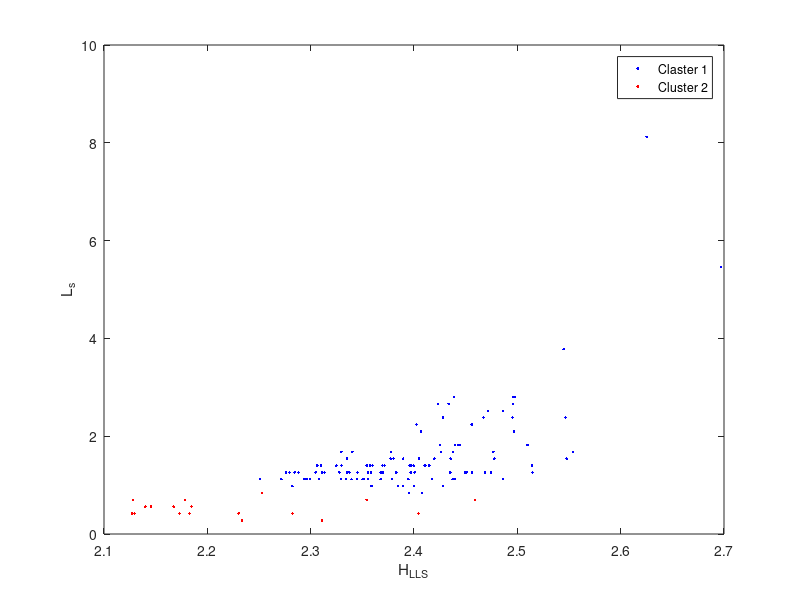

This figure's MATLAB source:
clc;
clear;
close all;

%% Load Data
%data=load('Ls_H_LLS');
data=load('RayData');
%data=load('LF_H_LTB');
 x=data.x

%%x=CreateData1(5000);

%% K-Means Settings

nCluster=2;                              % Number of Clusters

DistanceMetric='cityblock';            % Metric

Options  = statset('Display','final');


%% Run K-Means

[I C  sumd D]=kmeans(x,nCluster,...
    'Distance',DistanceMetric,...
    'Options',Options);

%% Plot results

Cluster11=[x(I==1,1),x(I==1,2)];
Cluster21=[x(I==2,1),x(I==2,2)];
Cluster3=[x(I==3,1),x(I==3,2)];
figure;
plot(x(I==1,1),x(I==1,2),'b.');
hold on;
plot(x(I==2,1),x(I==2,2),'r.');

plot(x(I==3,1),x(I==3,2),'g.');

%plot(C(:,1),C(:,2),'kx','LineWidth',2,'MarkerSize',14);
hold off



%plot(C(:,3),C(:,4),'kx','LineWidth',2,'MarkerSize',14);


legend('Claster 1','Cluster 2','Cluster 3','Cluster Centers');

xlabel('H_L_L_S');
ylabel('L_s');

hold off;




